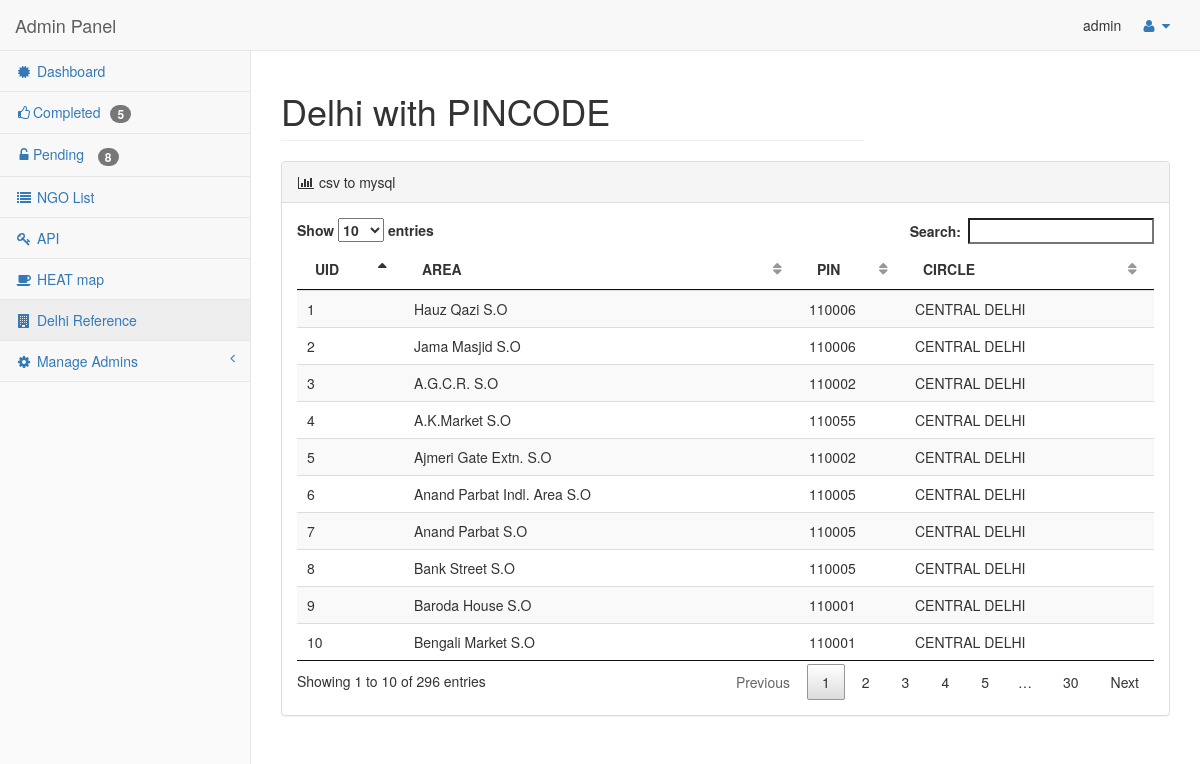
Page /pages/delhi.php (signed in) on the committed database.
### tables this page shows
CREATE TABLE IF NOT EXISTS `delhi` (
  `UID` int(11) NOT NULL,
  `OFFICE_NAME` varchar(34) NOT NULL,
  `PINCODE` int(11) NOT NULL,
  `DISTRICT` varchar(16) NOT NULL,
  PRIMARY KEY (`UID`)
);

### pages/delhi.php (the view, shortened to what this page needs)
<?php
echo "<!DOCTYPE html>
<html lang=\"en\">
<head>
    <title>DELHI LOGBOOK</title>
    <meta name=\"viewport\" content=\"width=device-width, initial-scale=1, maximum-scale=1\">";
require 'template/css.php';
echo "</head>
<body>";
    if ($_SESSION["username"] == 'admin' ) {
              require 'template/dash-part.php';
    }
    else  {   require 'template/dash-part-public.php';}
  ?>
        <div id="page-wrapper">
            <div class="row">
                <div class="col-lg-8">
                    <h1 class="page-header">Delhi with PINCODE</h1>
                </div>
            </div>
            <div class="row">
                <div class="col-lg-12">
                    <div class="panel panel-default">
                        <div class="panel-heading">
                            <i class="fa fa-bar-chart-o fa-fw"></i> csv to mysql
                        </div>
                        <div class="panel-body">
<?php
require 'db.php';
$sql = "SELECT * FROM delhi ";
$retval = mysqli_query( $conn,$sql );
  echo "<table id=\"myTable\" class=\"table table-striped\">
    <thead>
      <tr>
        <th>UID</th>
        <th>AREA</th>
        <th>PIN</th>
        <th>CIRCLE</th>
      </tr>
    </thead>
    <tbody>";
   while($row = mysqli_fetch_assoc($retval)) {
             echo "<tr><td>{$row['UID']}</td> ".
              "<td>{$row['OFFICE_NAME']}</td> ".
              "<td>{$row['PINCODE']}</td>".
              "<td>{$row['DISTRICT']}</td></tr>";
   }
   echo "  </tbody> </table> </div>
                        </div>
                    </div>
                </div>
            </div>
                        </div>
                    </div>
";
?>
</body>
</html>

### pages/assets/css/sb-admin-2.css (style rules this page uses)
body { background-color: #f8f8f8; }
#page-wrapper { padding: 0 15px; min-height: 568px; background-color: #fff; }
@media (min-width:768px) { #page-wrapper { position: inherit; margin: 0 0 0 250px; padding: 0 30px; border-left: 1px solid #e7e7e7; } }
table.dataTable thead .sorting, table.dataTable thead .sorting_asc, table.dataTable thead .sorting_desc, table.dataTable thead .sorting_asc_disabled, table.dataTable thead .sorting_desc_disabled { background: 0 0; }
table.dataTable thead .sorting_asc:after { content: "\f0de"; float: right; font-family: fontawesome; }
table.dataTable thead .sorting:after { content: "\f0dc"; float: right; font-family: fontawesome; color: rgba(50,50,50,.5); }

### pages/assets/css/minecss.css (style rules this page uses)
body { background-color: #fafafa; }

### rows in the picture
delhi: UID "1", OFFICE_NAME "Hauz Qazi S.O", PINCODE "110006", DISTRICT "CENTRAL DELHI"
delhi: UID "2", OFFICE_NAME "Jama Masjid S.O", PINCODE "110006", DISTRICT "CENTRAL DELHI"
delhi: UID "3", OFFICE_NAME "A.G.C.R. S.O", PINCODE "110002", DISTRICT "CENTRAL DELHI"
delhi: UID "4", OFFICE_NAME "A.K.Market S.O", PINCODE "110055", DISTRICT "CENTRAL DELHI"
delhi: UID "5", OFFICE_NAME "Ajmeri Gate Extn. S.O", PINCODE "110002", DISTRICT "CENTRAL DELHI"
delhi: UID "6", OFFICE_NAME "Anand Parbat Indl. Area S.O", PINCODE "110005", DISTRICT "CENTRAL DELHI"
delhi: UID "7", OFFICE_NAME "Anand Parbat S.O", PINCODE "110005", DISTRICT "CENTRAL DELHI"
delhi: UID "8", OFFICE_NAME "Bank Street S.O", PINCODE "110005", DISTRICT "CENTRAL DELHI"
delhi: UID "9", OFFICE_NAME "Baroda House S.O", PINCODE "110001", DISTRICT "CENTRAL DELHI"
delhi: UID "10", OFFICE_NAME "Bengali Market S.O", PINCODE "110001", DISTRICT "CENTRAL DELHI"

### other values in the picture
$_SESSION["username"] "admin"
$d "5"
$p "8"
